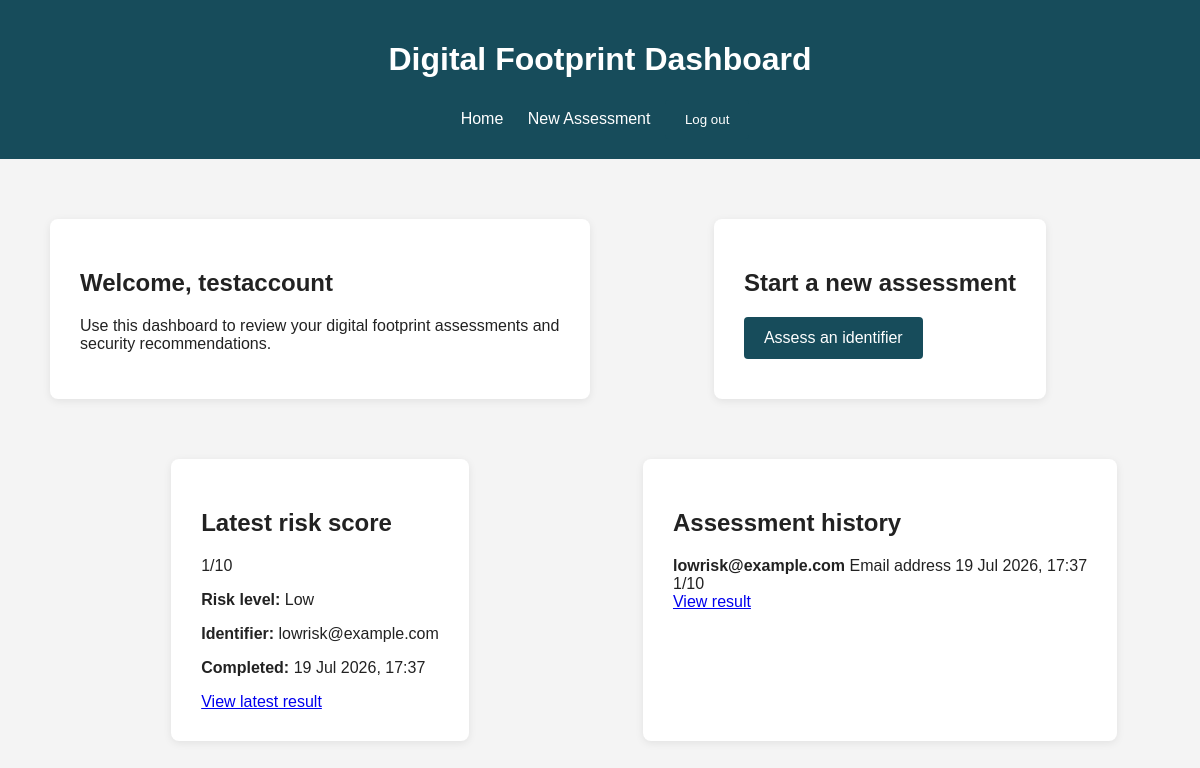
Before: /accounts/dashboard/ (signed in) with the older database file.
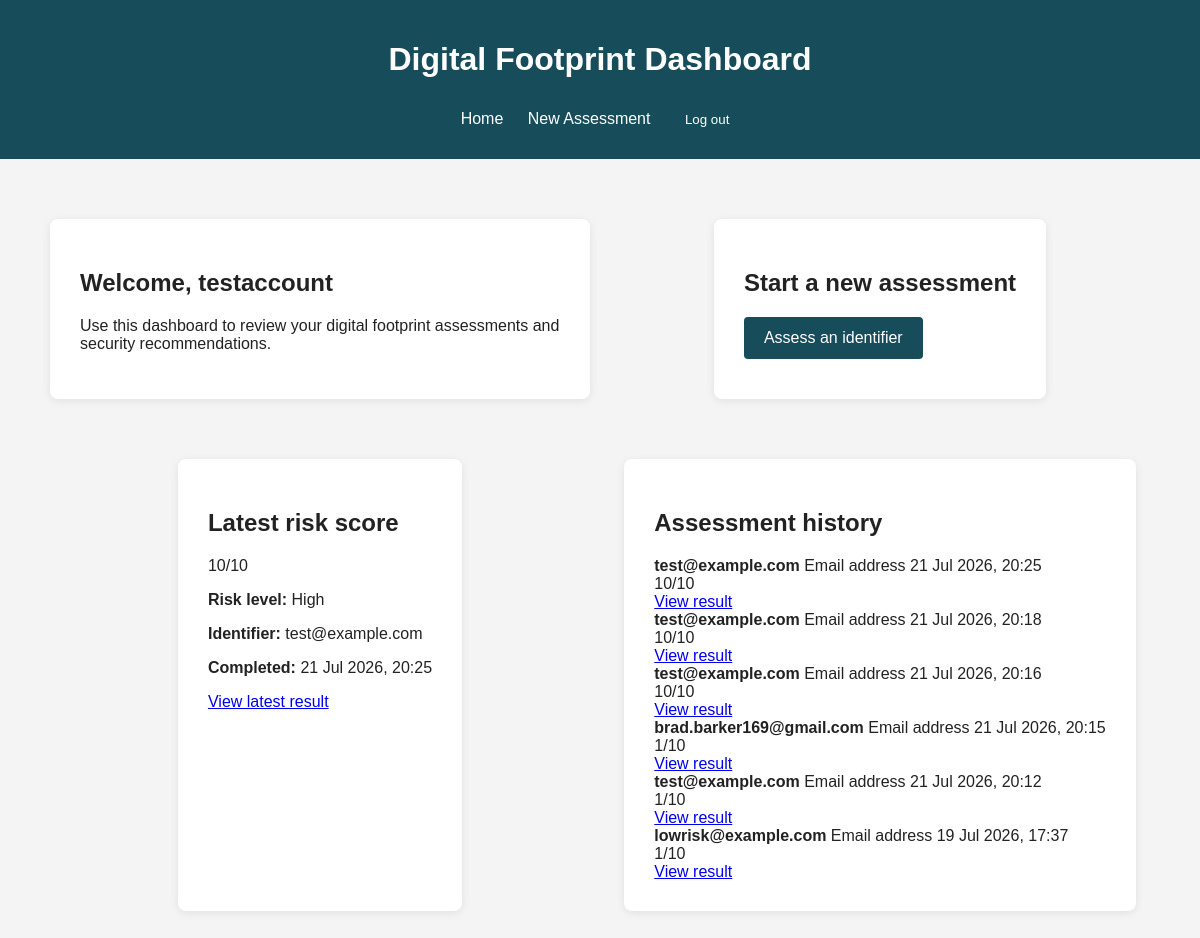
After: the same page with the newer database file.
### assessments/models.py (models this page shows, shortened)
class RiskAssessment(models.Model):
    IDENTIFIER_TYPES = [
        ("email", "Email address"),
    ]
    RISK_LEVEL_CHOICES = [
        ("low", "Low"),
        ("medium", "Medium"),
        ("high", "High"),
    ]
    user = models.ForeignKey(
        settings.AUTH_USER_MODEL,
        on_delete=models.CASCADE,
        related_name="risk_assessments",
        null=True,
        blank=True,
    )
    identifier_type = models.CharField(
        max_length=20,
        choices=IDENTIFIER_TYPES,
    )
    identifier = models.CharField(
        max_length=255,
    )
    breach_count = models.PositiveIntegerField(
        default=0,
    )
    exposed_data_count = models.PositiveIntegerField(
        default=0,
    )
    sensitive_data_exposed = models.BooleanField(
        default=False,
    )
    risk_score = models.PositiveSmallIntegerField(
        default=1,
        validators=[
            MinValueValidator(1),
            MaxValueValidator(10),
        ],
    )
    risk_level = models.CharField(
        max_length=20,
        choices=RISK_LEVEL_CHOICES,
        default="low",
    )
    recommendations = models.TextField(
        blank=True,
    )
    created_at = models.DateTimeField(
        auto_now_add=True,
    )

### accounts/views.py (the view)
@login_required
def dashboard_view(request):
    assessments = RiskAssessment.objects.filter(
        user=request.user
    ).order_by("-created_at")
    latest_assessment = assessments.first()
    return render(
        request,
        "accounts/dashboard.html",
        {
            "assessments": assessments,
            "latest_assessment": latest_assessment,
        },
    )

### accounts/templates/accounts/dashboard.html (shortened to what this page needs)
{% load static %}
<!DOCTYPE html>
<html lang="en">
<head>
    <link
        rel="stylesheet"
        href="{% static 'home/css/style.css' %}"
    >
</head>
<body>
    <header>
        <h1>Digital Footprint Dashboard</h1>
        <nav>
            <a href="{% url 'home:home' %}">
                Home
            </a>
            <a href="{% url 'assessments:create' %}">
                New Assessment
            </a>
            <form
                method="post"
                action="{% url 'accounts:logout' %}"
                class="logout-form"
            >
                <button type="submit">
                    Log out
                </button>
            </form>
        </nav>
    </header>
    <main>
        <section class="dashboard-layout">
            <section class="dashboard-card">
                <h2>Welcome, {{ user.username }}</h2>
                <p>
                    Use this dashboard to review your digital footprint
                    assessments and security recommendations.
                </p>
            </section>
            <section class="dashboard-card">
                <h2>Start a new assessment</h2>
                <a
                    class="button-link"
                    href="{% url 'assessments:create' %}"
                >
                    Assess an identifier
                </a>
            </section>
            <section class="dashboard-card">
                <h2>Latest risk score</h2>
                {% if latest_assessment %}
                    <div class="latest-score">
                        {{ latest_assessment.risk_score }}/10
                    </div>
                    <p>
                        <strong>Risk level:</strong>
                        {{ latest_assessment.get_risk_level_display }}
                    </p>
                    <p>
                        <strong>Identifier:</strong>
                        {{ latest_assessment.identifier }}
                    </p>
                    <p>
                        <strong>Completed:</strong>
                        {{ latest_assessment.created_at|date:"d M Y, H:i" }}
                    </p>
                    <a
                        href="{% url 'assessments:result' latest_assessment.id %}"
                        class="dashboard-button"
                    >
                        View latest result
                    </a>
                {% endif %}
            </section>
            <section class="dashboard-card">
                <h2>Assessment history</h2>
                {% if assessments %}
                    <div class="assessment-history">
                        {% for assessment in assessments %}
                            <div class="history-item">
                                <div class="history-details">
                                    <strong>
                                        {{ assessment.identifier }}
                                    </strong>
                                    <span>
                                        {{ assessment.get_identifier_type_display }}
                                    </span>
                                    <span>
                                        {{ assessment.created_at|date:"d M Y, H:i" }}
                                    </span>
                                </div>
                                <div class="history-score">
                                    {{ assessment.risk_score }}/10
                                </div>
                                <a
                                    href="{% url 'assessments:result' assessment.id %}"
                                    class="history-link"
                                >
                                    View result
                                </a>
                            </div>
                        {% endfor %}
                    </div>
                {% else %}
                    <p>
                        Your previous assessments will appear here.
                    </p>
                {% endif %}
            </section>
        </section>
    </main>
</body>
</html>

### home/static/home/css/style.css (style rules this page uses)
body { margin: 0; font-family: Arial, sans-serif; background-color: #f4f4f4; color: #222222; }
header { background-color: #174c5b; color: white; padding: 20px; text-align: center; }
nav { margin-top: 15px; }
nav a { color: white; margin: 0 10px; text-decoration: none; }
main { padding: 40px 20px; }
.welcome-section, .auth-card, .dashboard-card, .dashboard-section { background-color: white; max-width: 700px; margin: 20px auto; padding: 30px; border-radius: 8px; box-shadow: 0 2px 8px rgba(0, 0, 0, 0.08); }
button, .button-link { background-color: #174c5b; color: white; border: none; padding: 12px 20px; cursor: pointer; text-decoration: none; display: inline-block; border-radius: 4px; }
.auth-actions, .dashboard-layout { display: grid; gap: 20px; }
.dashboard-layout { max-width: 1100px; margin: auto; grid-template-columns: repeat(2, 1fr); }
.dashboard-card, .dashboard-section { max-width: none; }
.logout-form { display: inline; }

Changed rows visible on the page:
added RiskAssessment: risk_score "10", risk_level "High", identifier "test@example.com", created_at "21 Jul 2026, 20:25", identifier_type "Email address"
added RiskAssessment: identifier "test@example.com", identifier_type "Email address", created_at "21 Jul 2026, 20:18", risk_score "10"
added RiskAssessment: identifier "test@example.com", identifier_type "Email address", created_at "21 Jul 2026, 20:16", risk_score "10"
added RiskAssessment: identifier "brad.barker169@gmail.com", identifier_type "Email address", created_at "21 Jul 2026, 20:15", risk_score "1"
added RiskAssessment: identifier "test@example.com", identifier_type "Email address", created_at "21 Jul 2026, 20:12", risk_score "1"
Other visible differences:
{{ latest_assessment.risk_score }}: "1" → "10"
{{ latest_assessment.get_risk_level_display }}: "Low" → "High"
{{ latest_assessment.identifier }}: "lowrisk@example.com" → "test@example.com"
{{ latest_assessment.created_at|date:"d M Y, H:i" }}: "19 Jul 2026, 17:37" → "21 Jul 2026, 20:25"
